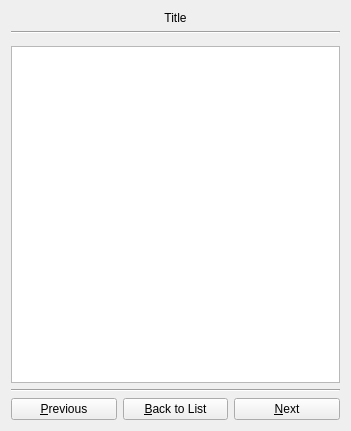
<?xml version="1.0" encoding="UTF-8"?>
<ui version="4.0">
 <class>VideoCollectionItem</class>
 <widget class="QWidget" name="VideoCollectionItem">
  <property name="geometry">
   <rect>
    <x>0</x>
    <y>0</y>
    <width>351</width>
    <height>431</height>
   </rect>
  </property>
  <property name="windowTitle">
   <string>Form</string>
  </property>
  <layout class="QVBoxLayout" name="verticalLayout">
   <item>
    <widget class="QLabel" name="m_lblTitle">
     <property name="text">
      <string>Title</string>
     </property>
     <property name="alignment">
      <set>Qt::AlignCenter</set>
     </property>
     <property name="wordWrap">
      <bool>true</bool>
     </property>
    </widget>
   </item>
   <item>
    <widget class="Line" name="line">
     <property name="orientation">
      <enum>Qt::Horizontal</enum>
     </property>
    </widget>
   </item>
   <item>
    <widget class="QWidget" name="m_widgetVideo" native="true"/>
   </item>
   <item>
    <widget class="QPlainTextEdit" name="m_txtDescription">
     <property name="horizontalScrollBarPolicy">
      <enum>Qt::ScrollBarAlwaysOff</enum>
     </property>
     <property name="readOnly">
      <bool>true</bool>
     </property>
    </widget>
   </item>
   <item>
    <widget class="Line" name="line_2">
     <property name="orientation">
      <enum>Qt::Horizontal</enum>
     </property>
    </widget>
   </item>
   <item>
    <layout class="QHBoxLayout" name="horizontalLayout">
     <item>
      <widget class="QPushButton" name="m_btnPrevious">
       <property name="text">
        <string>&amp;Previous</string>
       </property>
      </widget>
     </item>
     <item>
      <widget class="QPushButton" name="m_btnList">
       <property name="text">
        <string>&amp;Back to List</string>
       </property>
      </widget>
     </item>
     <item>
      <widget class="QPushButton" name="m_btnNext">
       <property name="text">
        <string>&amp;Next</string>
       </property>
      </widget>
     </item>
    </layout>
   </item>
  </layout>
 </widget>
 <resources/>
 <connections/>
</ui>
